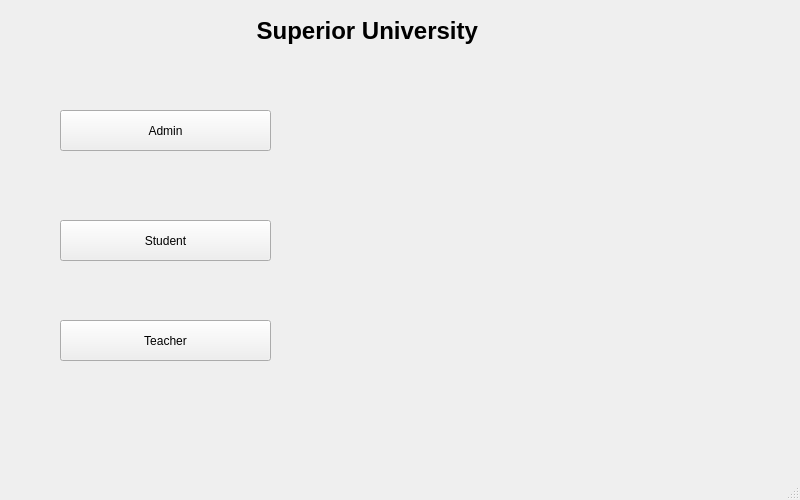
<?xml version="1.0" encoding="UTF-8"?>
<ui version="4.0">
 <class>MainWindow</class>
 <widget class="QMainWindow" name="MainWindow">
  <property name="geometry">
   <rect>
    <x>0</x>
    <y>0</y>
    <width>800</width>
    <height>500</height>
   </rect>
  </property>
  <property name="maximumSize">
   <size>
    <width>800</width>
    <height>500</height>
   </size>
  </property>
  <property name="windowTitle">
   <string>MainWindow</string>
  </property>
  <widget class="QWidget" name="centralwidget">
   <widget class="QPushButton" name="pushButton">
    <property name="geometry">
     <rect>
      <x>60</x>
      <y>110</y>
      <width>211</width>
      <height>41</height>
     </rect>
    </property>
    <property name="text">
     <string>Admin</string>
    </property>
   </widget>
   <widget class="QPushButton" name="pushButton_2">
    <property name="geometry">
     <rect>
      <x>60</x>
      <y>220</y>
      <width>211</width>
      <height>41</height>
     </rect>
    </property>
    <property name="text">
     <string>Student</string>
    </property>
   </widget>
   <widget class="QPushButton" name="pushButton_3">
    <property name="geometry">
     <rect>
      <x>60</x>
      <y>320</y>
      <width>211</width>
      <height>41</height>
     </rect>
    </property>
    <property name="text">
     <string>Teacher</string>
    </property>
   </widget>
   <widget class="QLabel" name="label">
    <property name="geometry">
     <rect>
      <x>250</x>
      <y>10</y>
      <width>421</width>
      <height>41</height>
     </rect>
    </property>
    <property name="font">
     <font>
      <pointsize>18</pointsize>
      <bold>true</bold>
     </font>
    </property>
    <property name="text">
     <string> Superior University </string>
    </property>
   </widget>
  </widget>
  <widget class="QMenuBar" name="menubar">
   <property name="geometry">
    <rect>
     <x>0</x>
     <y>0</y>
     <width>800</width>
     <height>25</height>
    </rect>
   </property>
  </widget>
  <widget class="QStatusBar" name="statusbar"/>
 </widget>
 <resources/>
 <connections/>
</ui>
